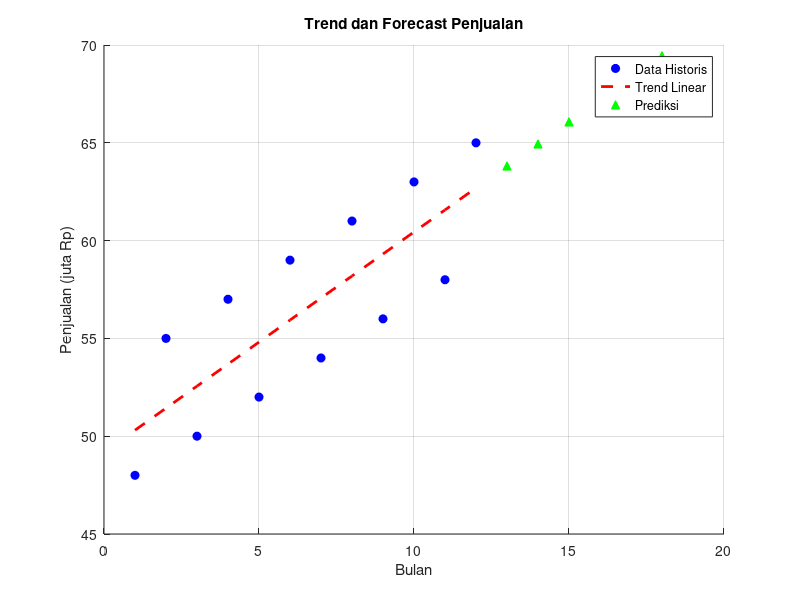

MATLAB code for this plot:
% ======================================================
% UTS Matematika Sains Data – Soal 7 (e)
% ------------------------------------------------------
% Nama  : Satrio Radithya Prayata
% NIM   : 2510514021
% Parameter: N=21, a=2, b=1, K=4, theta0=65, alpha=0.002
% Tanggal: 28 April 2026 
% ======================================================

clc; clear; close all;

% Tampilkan timestamp
disp(['Tanggal & Waktu Eksekusi: ', datestr(now)])
disp('=====================================================')

% =========================
% Data historis
% =========================
a = 2; K = 1;
t = 1:12;

S = 50 + K*t + (-1).^t * (a+1);

% =========================
% Regresi linear (trend)
% =========================
p = polyfit(t, S, 1);   % p(1)=slope, p(2)=intercept

trend = polyval(p, t);

% =========================
% Prediksi 6 bulan ke depan
% =========================
t_pred = 13:18;
S_pred = polyval(p, t_pred);

% =========================
% Hitung MAE
% =========================
MAE = mean(abs(S - trend));

% =========================
% Plot
% =========================
figure; hold on; grid on;

% data historis
plot(t, S, 'bo', 'MarkerFaceColor','b')

% garis tren
plot(t, trend, 'r--', 'LineWidth',2)

% prediksi
plot(t_pred, S_pred, 'g^', 'MarkerFaceColor','g')

xlabel('Bulan')
ylabel('Penjualan (juta Rp)')
title('Trend dan Forecast Penjualan')

legend('Data Historis', 'Trend Linear', 'Prediksi', ...
    'Location','best')

% =========================
% Output
% =========================
fprintf('\nKoefisien Trend:\n');
fprintf('Slope     = %.4f\n', p(1));
fprintf('Intercept = %.4f\n', p(2));

fprintf('\nNilai MAE = %.4f\n', MAE);

disp('Prediksi S13 - S18:');
disp(S_pred);
